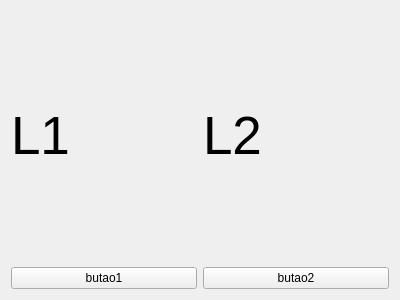
<?xml version="1.0" encoding="UTF-8"?>
<ui version="4.0">
 <class>myWidget</class>
 <widget class="QWidget" name="myWidget">
  <property name="geometry">
   <rect>
    <x>0</x>
    <y>0</y>
    <width>400</width>
    <height>300</height>
   </rect>
  </property>
  <property name="windowTitle">
   <string>Form</string>
  </property>
  <layout class="QHBoxLayout" name="horizontalLayout">
   <item>
    <layout class="QGridLayout" name="layout">
     <item row="0" column="0">
      <widget class="QLabel" name="label1">
       <property name="font">
        <font>
         <pointsize>40</pointsize>
        </font>
       </property>
       <property name="text">
        <string>L1</string>
       </property>
      </widget>
     </item>
     <item row="0" column="1">
      <widget class="QLabel" name="label2">
       <property name="font">
        <font>
         <pointsize>40</pointsize>
        </font>
       </property>
       <property name="text">
        <string>L2</string>
       </property>
      </widget>
     </item>
     <item row="1" column="0">
      <widget class="QPushButton" name="botao1">
       <property name="text">
        <string>butao1</string>
       </property>
      </widget>
     </item>
     <item row="1" column="1">
      <widget class="QPushButton" name="botao2">
       <property name="text">
        <string>butao2</string>
       </property>
      </widget>
     </item>
    </layout>
   </item>
  </layout>
 </widget>
 <resources/>
 <connections/>
</ui>
